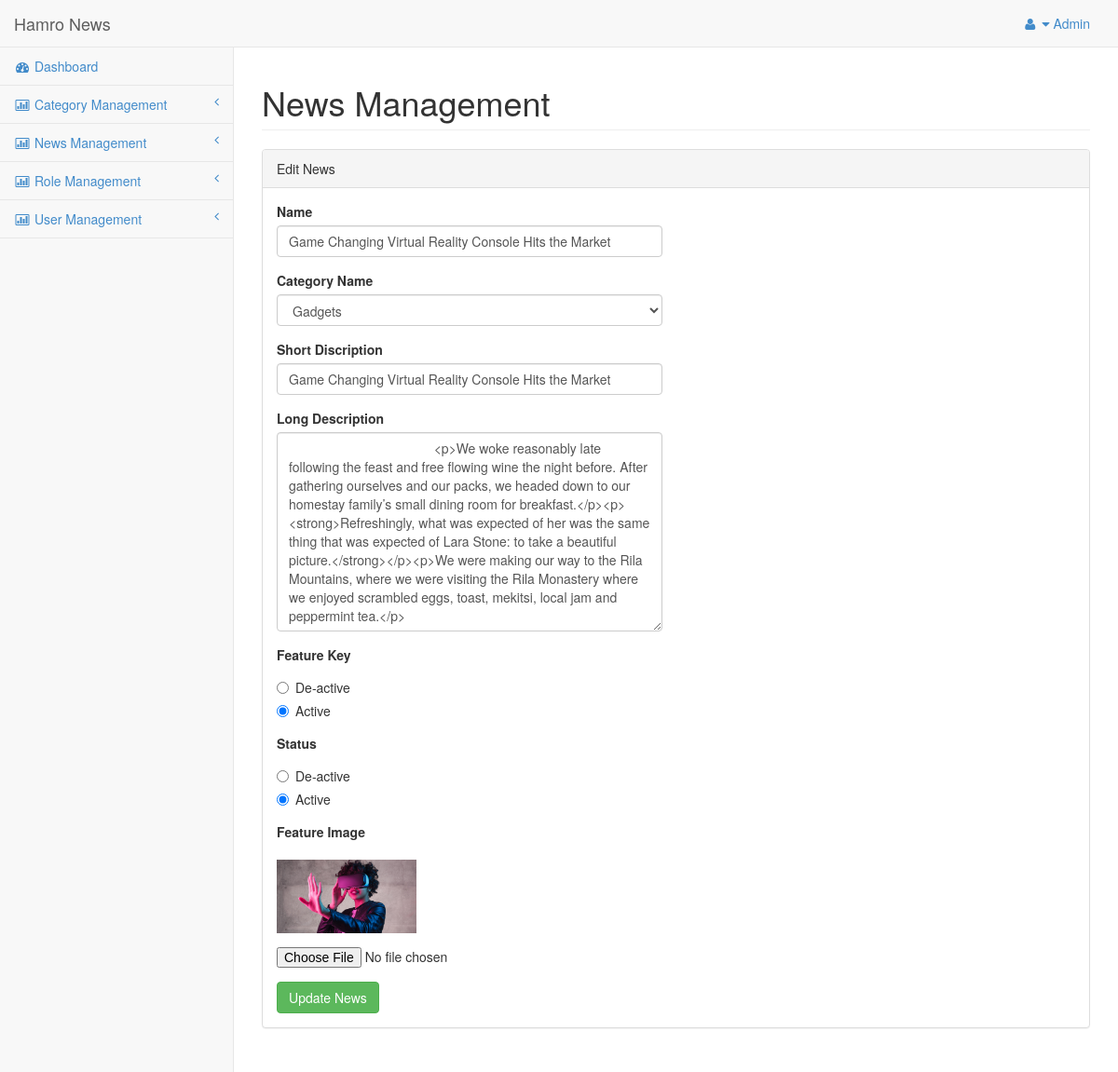
The page /admin/edit_news.php?id=36 (signed in) on the database its author committed.
### tables this page shows
CREATE TABLE `tbl_news` (
  `id` int(11) NOT NULL,
  `name` varchar(255) NOT NULL,
  `slug` varchar(255) NOT NULL,
  `category_id` int(11) NOT NULL,
  `short_discription` text NOT NULL,
  `long_description` text NOT NULL,
  `feature_key` tinyint(1) NOT NULL DEFAULT 0,
  `feature_image` varchar(255) DEFAULT NULL,
  `status` tinyint(1) NOT NULL DEFAULT 0,
  `created_by` varchar(50) NOT NULL,
  `created_at` datetime NOT NULL,
  `modified_by` varchar(50) DEFAULT NULL,
  `modified_at` datetime DEFAULT NULL
);

CREATE TABLE `tbl_categories` (
  `id` int(11) NOT NULL,
  `name` varchar(50) NOT NULL,
  `rank` int(11) NOT NULL,
  `status` tinyint(1) NOT NULL DEFAULT 0,
  `created_at` datetime NOT NULL,
  `modified_at` datetime DEFAULT NULL,
  `created_by` varchar(50) NOT NULL,
  `modified_by` varchar(50) DEFAULT NULL
);

### admin/class/common.class.php (called while the page is built, shortened)
<?php
	abstract class Common{
		function select($sql){
			$db_connect = new mysqli(DB_HOST,DB_USERNAME,DB_PASSWORD,DB_DATABASE);
			$result = $db_connect->query($sql);
			$datas = [];
			if($result->num_rows > 0){
				while ($d = $result->fetch_object()) {
					array_push($datas, $d);
				}
			} else{
				return $datas;
			}
			return $datas;
		}
		function getSingle($sql){
			$db_connect = new mysqli(DB_HOST,DB_USERNAME,DB_PASSWORD,DB_DATABASE);
			$result = $db_connect->query($sql);
			if($result->num_rows > 0){
				return $result->fetch_object();
			}
		}
	}
?>

### admin/class/news.class.php (called while the page is built, shortened)
<?php
	require_once "common.class.php";
	class News extends Common{
		public $id, $name, $slug, $category_id, $short_discription, $long_description, $feature_key, $feature_image, $status, $created_by, $created_at, $modified_by, $modified_at;
		function getNewsById(){
			$sql = "select * from tbl_news where id='$this->id'";
			return $this->getSingle($sql);
		}
	}
?>

### admin/class/category.class.php (called while the page is built, shortened)
<?php
	require_once "common.class.php";
	class Category extends Common{
		function retrive(){
			$sql = "select * from tbl_categories";
			return $this->select($sql);
		}
	}
?>

### admin/edit_news.php (the view, shortened to what this page needs)
<?php
    $title = 'Edit News';
    require_once "includes/header.php";
    require_once "class/category.class.php";
    require_once "class/news.class.php";
    $category = new Category();
    $categories =  $category->retrive();
    $news = new News();
    $news->set('id',$_GET['id']);
    $newsData = $news->getNewsById();
?>
<div id="page-wrapper">
    <div class="row">
        <div class="col-lg-12">
            <h1 class="page-header">News Management</h1>
        </div>
    </div>
    <div class="row">
        <div class="col-lg-12">
            <div class="panel panel-default">
                <div class="panel-heading"><?php echo $title; ?></div>
                <div class="panel-body">
                    <div class="row">
                        <div class="col-lg-6">
                            <form method="post" action="" enctype="multipart/form-data">
                                <div class="form-group">
                                    <label>Name</label>
                                    <input type="text" name="name" class="form-control" value="<?php echo $newsData->name; ?>">
                                </div>
                                <div class="form-group">
                                    <label>Category Name</label>
                                    <select name="category_id" class="form-control">
                                        <?php foreach ($categories as $item) { ?>
                                            <option value="<?php echo $item->id; ?>" <?php if($item->id == $newsData->category_id){ echo "selected"; } ?>>
                                                <?php echo $item->name; ?>
                                            </option>
                                        <?php } ?>
                                    </select>
                                </div>
                                <div class="form-group">
                                    <label>Short Discription</label>
                                    <input type="text" name="short_discription" class="form-control" value="<?php echo htmlspecialchars_decode($newsData->short_discription); ?>">
                                </div>
                                <div class="form-group">
                                    <label>Long Description</label>
                                    <textarea name="long_description" id="editor" rows="10" class="form-control">
                                        <?php echo htmlspecialchars_decode($newsData->long_description); ?>
                                    </textarea>
                                </div>
                                <div class="form-group">
                                    <label>Feature Key</label>
                                    <?php if($newsData->feature_key == 1){ ?>
                                        <div class="radio">
                                        <label>
                                            <input type="radio" name="feature_key" value="0">De-active
                                        </label>
                                    </div>
                                    <div class="radio">
                                        <label>
                                            <input type="radio" name="feature_key" value="1" checked>Active
                                        </label>
                                    </div>
                                    <?php } ?>
                                </div>
                                <div class="form-group">
                                    <label>Status</label>
                                    <?php if($newsData->status == 1){ ?>
                                        <div class="radio">
                                        <label>
                                            <input type="radio" name="status" value="0">De-active
                                        </label>
                                    </div>
                                    <div class="radio">
                                        <label>
                                            <input type="radio" name="status" value="1" checked>Active
                                        </label>
                                    </div>
                                    <?php } ?>
                                </div>
                                <div class="form-group">
                                    <label>Feature Image</label>
                                    <img src="./images/<?php echo $newsData->feature_image; ?>" width="150" style="display: block; margin: 15px 0;">
                                    <input type="file" name="feature_image">
                                </div>
                                <button type="submit" name="btnCreateNews" class="btn btn-success">Update News</button>
                            </form>
                        </div>
                    </div>
                </div>
            </div>
        </div>
    </div>
</div>
<?php require_once "includes/footer.php"; ?>

### admin/css/sb-admin.css (style rules this page uses)
body { padding-top: 100px; background-color: #f8f8f8; }
@media (min-width:768px) { body { padding-top: 50px; } }
#page-wrapper { padding: 0 15px; min-height: 568px; background-color: #fff; }
@media (min-width:768px) { #page-wrapper { position: inherit; margin: 0 0 0 250px; padding: 0 30px; min-height: 1300px; border-left: 1px solid #e7e7e7; } }

### rows shown on the page
tbl_news: name "Game Changing Virtual Reality Console Hits the Market", category_id "Gadgets", short_discription "Game Changing Virtual Reality Console Hits the Market", long_description "<p>We woke reasonably late following the feast and free flowing wine the night before. After gathering ourselves and our packs, we headed down to our homestay family’s small dining room for breakfast.</p><p><strong>Refreshingly, what was expected of her was the same thing that was expected of Lara Stone: to take a beautiful picture.</strong></p><p>We were making our way to the Rila Mountains, where we were visiting the Rila Monastery where we enjoyed scrambled eggs, toast, mekitsi, local jam and peppermint tea.</p>", feature_image (picture)

### other values the page prints
$_SESSION['name'] "Admin"
$title "Edit News"
